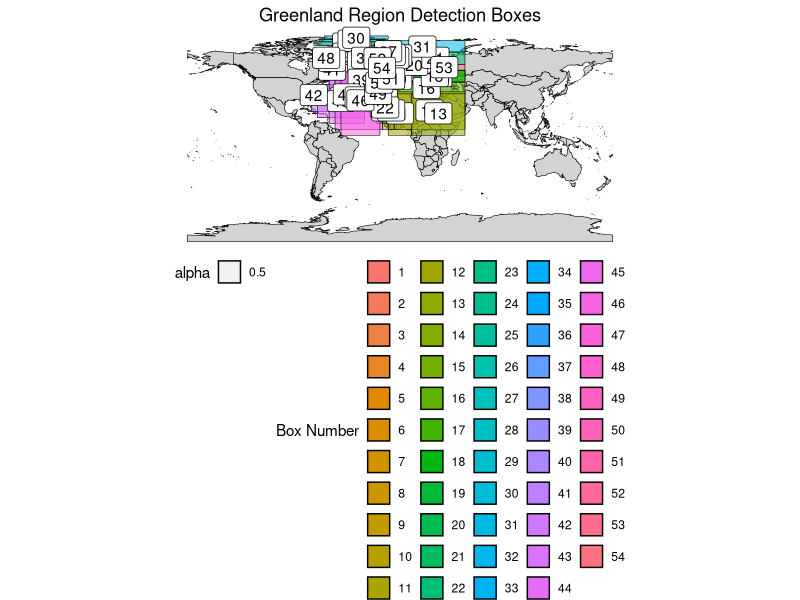

Reproduce this figure in R.
library(sf)
library(ggplot2)
library(rnaturalearth)

# Create boxes as sf polygons
create_box <- function(lat_min, lat_max, lon_min, lon_max) {
  lat_min <- as.numeric(lat_min)
  lat_max <- as.numeric(lat_max)
  lon_min <- as.numeric(lon_min)
  lon_max <- as.numeric(lon_max)
  # Create polygon coordinates
  coords <- matrix(c(
    lon_min, lat_min,
    lon_max, lat_min,
    lon_max, lat_max,
    lon_min, lat_max,
    lon_min, lat_min
  ), ncol = 2, byrow = TRUE)
  
  # Create polygon
 st_polygon(list(coords))
}

# Create all boxes

# Atlantic Ocean
# boxes <- st_sfc(
#   create_box(35, 59, -55, -10),
#   create_box(20, 43, -75, -20), # bottom peninsula
#   create_box(40, 71, -60, -55),# bottom middle
#   create_box(25, 43, -71, -75),# bottom right
#   create_box(15, 43, -70, -30),# bottom right
#   create_box(10, 59, -60, -30), # middle middle
#   create_box(5, 59, -55, -15),
#   create_box(0, 59, -50, -17),
#   create_box(55, 71, -60, -55),
#   create_box(60, 71, -65, -60),
#   create_box(29, 41, -27, -10), # Portugal / Africa
#   create_box(30, 59, -20, -15),
#   create_box(45, 51, -10, -5) # top top
# )


#North Atlantic
# boxes <- st_sfc(
# 
# create_box(70, 80, -17, 55),# North Atlantic
# create_box(64, 71, -13, 10),
# create_box(60, 71, -13, 5),
# create_box(59, 65, -41,-25),
# create_box(59, 63, -41,4),
# create_box(67, 69, -25,11),
# create_box(67, 75, -21,1),
# 
# create_box(63, 68, -34, -25)
# )


# Greenland box
# boxes <- st_sfc(
#   create_box(76, 79, -73, -18), # Widest slice
#   create_box(59, 66, -54, -40), # bottom peninsula
#   create_box(65, 73, -56, -35),# bottom middle
#   create_box(68, 74, -57, -20),# bottom right
#   create_box(65, 78, -40, -32),# bottom right
#   create_box(74, 76, -61, -17), # middle middle
#   create_box(79, 81, -68, -14), # top middle
#   create_box(81, 84, -64, -10) # top top
# )

# Europe box
# boxes <- st_sfc(
#   create_box(45, 55, 10, 55), # Widest slice
#   create_box(35, 45, -10, 55), # bottom peninsula
#   create_box(50, 55, 4, 55), # bottom middle
#   create_box(45, 55, 4, 55), # bottom right
#   create_box(45, 50, -10, 7), # France
#   create_box(55, 64, 4, 20), # Scandy Bottom
#   create_box(60, 71, 5, 55) # Scandinavia
# )


# # africa box
# boxes <- st_sfc(
#   create_box(30, 37, -15, -5),
#   create_box(25, 37, -20, -10),
#   create_box(10, 37, -20, -15),
#   create_box(5, 37, -15, -10),
#   create_box(0, 37, -10, 10),
#   create_box(5, 37, -5, 55),
#   create_box(0, 37, 10, 55),
#   create_box(5, 37, -10, -5),
#   create_box(10, 37, -15, -10)
# )


# North Sea
# boxes <- st_sfc(
#   create_box(55, 58, -1, 8), # Between Scotland and Danmark
#   create_box(54, 55, 0, 8), # 
#   create_box(53, 59, 0, 5) # bottom middle
# )


# # UK Box
# boxes <- st_sfc(
#   create_box(51, 55, -10, -5), # Ireland
#   create_box(50, 59, -7, -1), #  Great Britain (west of York)
#   create_box(51, 54, -3, 2) # bottom Right
# )


# 
# # All boxes:
boxes <- st_sfc(
    create_box(51, 55, -10, -5), # Ireland
    create_box(50, 59, -7, -1), #  Great Britain (west of York)
    create_box(51, 54, -3, 2), # bottom Right
    create_box(55, 58, -1, 8), # Between Scotland and Danmark
    create_box(54, 55, 0, 8), #
    create_box(53, 59, 0, 5), # bottom middle
  create_box(30, 37, -15, -5),
  create_box(25, 37, -20, -10),
  create_box(10, 37, -20, -15),
  create_box(5, 37, -15, -10),
  create_box(0, 37, -10, 10),
  create_box(5, 37, -5, 55),
  create_box(0, 37, 10, 55),
  create_box(5, 37, -10, -5),
  create_box(45, 55, 10, 55), # Widest slice
  create_box(35, 45, -10, 55), # bottom peninsula
  create_box(50, 55, 4, 55), # bottom middle
  create_box(45, 55, 4, 55), # bottom right
  create_box(45, 50, -10, 7), # France
  create_box(55, 64, 4, 20), # Scandy Bottom
  create_box(60, 71, 5, 55), # Scandinavia
  create_box(10, 37, -15, -10),
    create_box(76, 79, -73, -18), # Widest slice
    create_box(59, 66, -54, -40), # bottom peninsula
    create_box(65, 73, -56, -35),# bottom middle
    create_box(68, 74, -57, -20),# bottom right
    create_box(65, 78, -40, -32),# bottom right
    create_box(74, 76, -61, -17), # middle middle
    create_box(79, 81, -68, -14), # top middle
    create_box(81, 84, -64, -10), # top top
  create_box(70, 80, -17, 55),# North Atlantic
  create_box(64, 71, -13, 10),
  create_box(60, 71, -13, 5),
  create_box(59, 65, -41,-25),
  create_box(59, 63, -41,4),
  create_box(67, 69, -25,11),
  create_box(67, 75, -21,1),
  #
  create_box(63, 68, -34, -25),
    create_box(35, 59, -55, -10),
    create_box(20, 43, -75, -20), # bottom peninsula
    create_box(40, 71, -60, -55),# bottom middle
    create_box(25, 43, -71, -75),# bottom right
    create_box(15, 43, -70, -30),# bottom right
    create_box(10, 59, -60, -30), # middle middle
    create_box(5, 59, -55, -15),
    create_box(0, 59, -50, -17),
    create_box(55, 71, -60, -55),
    create_box(60, 71, -65, -60),
    create_box(29, 41, -27, -10), # Portugal / Africa
    create_box(30, 59, -20, -15),
    create_box(45, 51, -10, -5), # top top
    create_box(63,67,-25,-13),
    create_box(55,60,20,55),
  create_box(55,59,-23,-7.5)
)
# 
# 
# 
# # Create sf object with box numbers
boxes_sf <- st_sf(geometry = boxes, box_number = 1:length(boxes))

# Set CRS to WGS84
st_crs(boxes_sf) <- 4326

# Get world map
world <- ne_countries(scale = "medium", returnclass = "sf")

# Create the plot
ggplot() +
  # Add world map
  geom_sf(data = world, fill = "lightgray", color = "black") +
  # Add boxes with different colors for each
  geom_sf(data = boxes_sf, 
          aes(fill = factor(box_number), alpha = 0.5),
          color = "black") +
  # Add box numbers
  geom_sf_label(data = boxes_sf, 
                aes(label = box_number),
                check_overlap = TRUE) +
  # Customize appearance
  scale_fill_discrete(name = "Box Number") +
  theme_void() +
  theme(
    legend.position = "bottom",
    plot.title = element_text(hjust = 0.5)
  ) +
  coord_sf(crs = 4326) +
  labs(title = "Greenland Region Detection Boxes")
